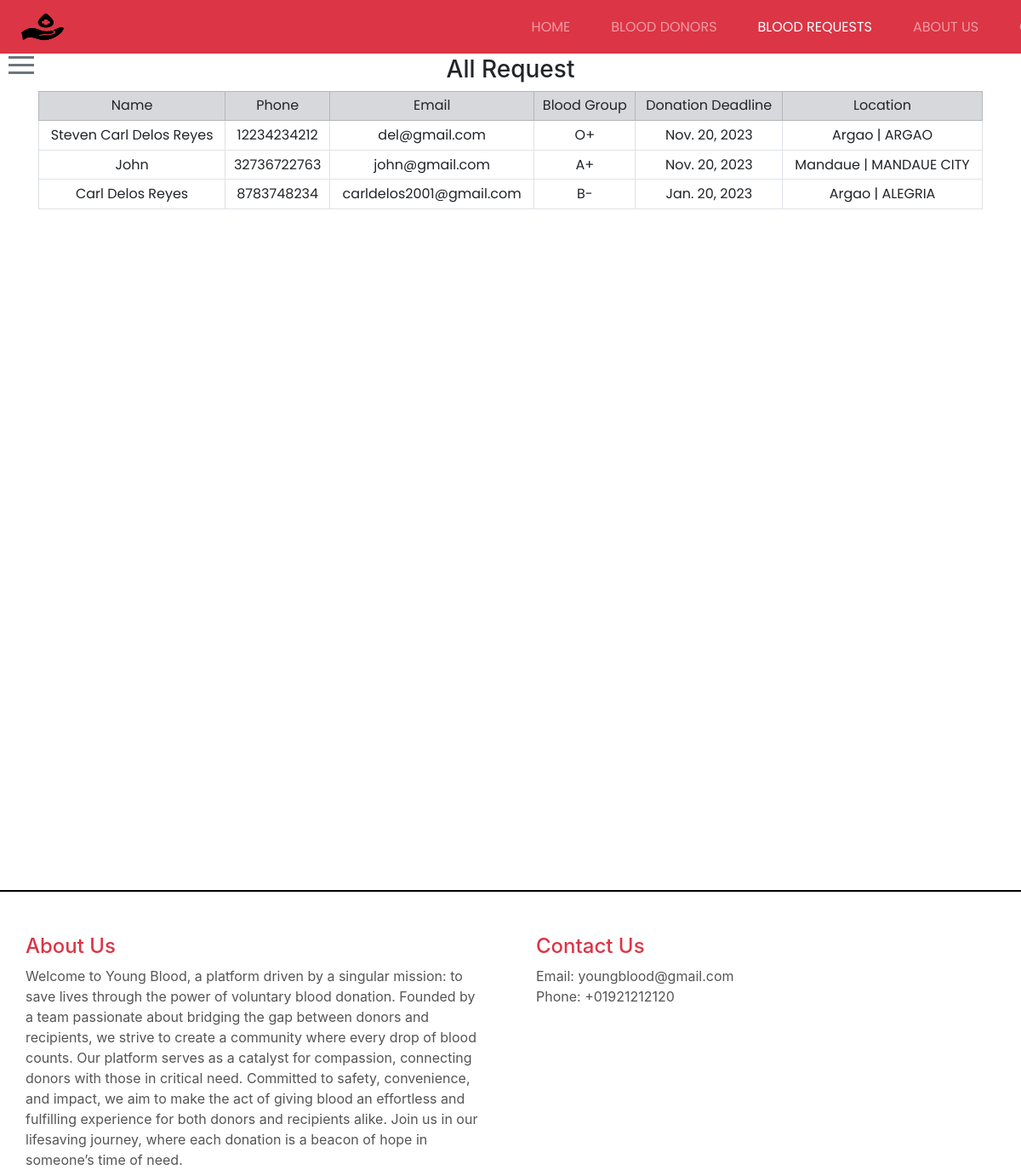
Page /allrequest/ (signed in) on the committed database.
### my_final/models.py (models this page shows, shortened)
class RequestBlood(models.Model):
    name = models.CharField(max_length=100)
    email = models.EmailField()
    phone = models.CharField(max_length=20)
    donation_location = models.CharField(max_length=100)
    district = models.ForeignKey(District, on_delete=models.CASCADE)
    blood_group = models.ForeignKey(BloodGroup, on_delete=models.CASCADE)
    date_of_donation = models.DateField(help_text="yyyy-mm-dd")
    pin_code = models.IntegerField(help_text='Pin code for editing request later', unique=True)

class BloodGroup(models.Model):
    name = models.CharField(max_length=5)
    def __str__(self):
        return self.name

class District(models.Model):
    name = models.CharField(max_length=100)
    def __str__(self):
        return self.name

### my_final/views.py (the view)
# urls.py: path('allrequest/', views.allReqView, name='allrequest'),
@login_required
def allReqView(request):
    all_req = RequestBlood.objects.all()
    return render(request, 'allrequest.html', {'all_req':all_req})

### my_final/templates/allrequest.html (shortened to what this page needs)
{% extends 'base.html' %}
{%load static%}
{% block content %}
{% if all_req %}
    <h3 class="text-center">All Request</h3>
    <table class="table table-sm table-bordered">
      <tr class="table-secondary">
        <th>Name</th>
        <th>Phone</th>
        <th>Email</th>
        <th>Blood Group</th>
        <th>Donation Deadline</th>
        <th>Location</th>
      </tr>
      {% for i in all_req %}
        <tr>
          <td>{{i.name}}</td>
          <td>{{i.phone}}</td>
          <td>{{i.email}}</td>
          <td>{{i.blood_group}}</td>
          <td>{{i.date_of_donation}}</td>
          <td>{{i.donation_location}} | {{i.district}}</td>
        </tr>
      {% endfor %}
    </table>
  {% else %}
    <h2>No Request Available</h2>
  {% endif %}
{% endblock %}
{% block logo %}
    <img src="{% static 'brand1.png' %}" class="brand-pic" alt="Other Logo">
{% endblock %}

### my_final/templates/base.html (style rules this page uses)
.brand-pic { width: 55px; height: 37px; }

### my_final/templates/allrequest.html (style rules this page uses)
table { font-family: "Poppins", sans-serif; }

### rows in the picture
RequestBlood: name "Steven Carl Delos Reyes", phone "12234234212", email "del@gmail.com", blood_group "O+", date_of_donation "Nov. 20, 2023", donation_location "Argao", district "ARGAO"
RequestBlood: name "John", phone "32736722763", email "john@gmail.com", blood_group "A+", date_of_donation "Nov. 20, 2023", donation_location "Mandaue", district "MANDAUE CITY"
RequestBlood: name "Carl Delos Reyes", phone "8783748234", email "carldelos2001@gmail.com", blood_group "B-", date_of_donation "Jan. 20, 2023", donation_location "Argao", district "ALEGRIA"
